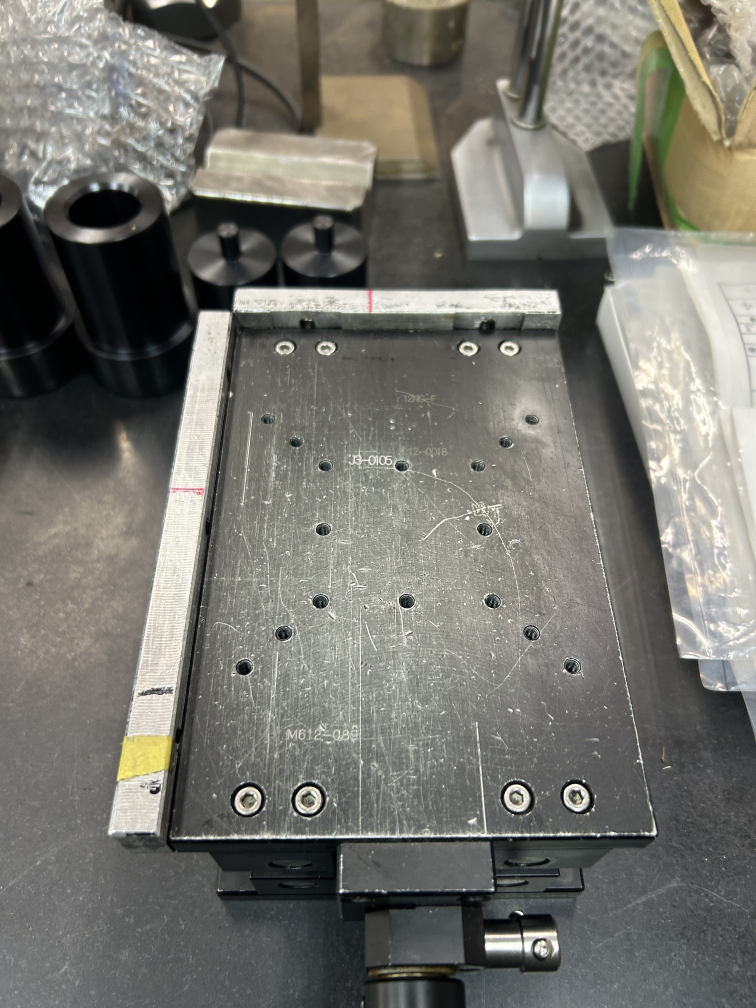
#> input picture テストファイル/testbed3.jpg, 3024 x 4032 px (shown at 1/4 size)
$ python TrapezoidTest.py
#> lines starting #> are read from the running program, lines starting #| are printed output that depends on the picture
import cv2
import numpy as np

# 画像の読み込み
image = cv2.imread("testbed3.jpg")
#> image is the input picture: shape (4032, 3024, 3); mean B, G, R 109.7, 116.4, 117.2
height = image.shape[0]
#> height = 4032
width = image.shape[1]
#> width = 3024
height_coefficient = height/700
#> height_coefficient = 5.76
width_coefficient = width/500
#> width_coefficient = 6.05
resize_image = cv2.resize(image,(int(width/width_coefficient),int(height/height_coefficient)))
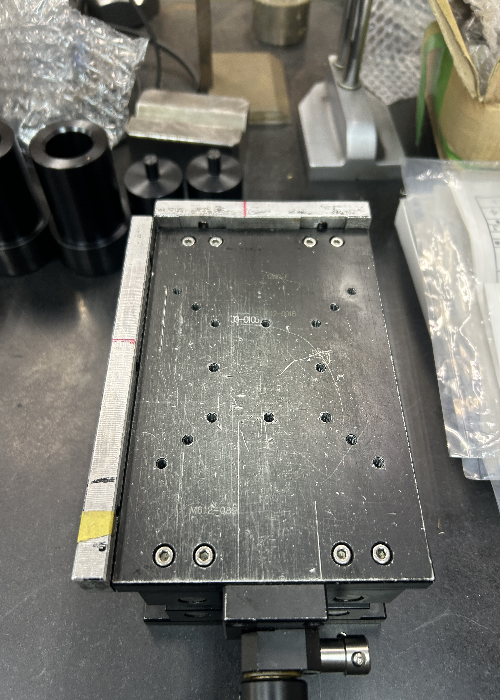
#> resize_image: shape (700, 500, 3); mean B, G, R 109.6, 116.3, 117.1

# 元画像の4つの頂点を指定（手動で指定する場合）
# 例: [(左上), (右上), (右下), (左下)]
src_points = np.array([[100, 200], [400, 200], [450, 400], [50, 400]], dtype=np.float32)

# 出力画像の座標（補正後の四角形の頂点）
dst_points = np.array([[0, 0], [300, 0], [300, 400], [0, 400]], dtype=np.float32)

# 透視変換行列を計算
M = cv2.getPerspectiveTransform(src_points, dst_points)

# 画像を変換
output = cv2.warpPerspective(resize_image, M, (300, 400))
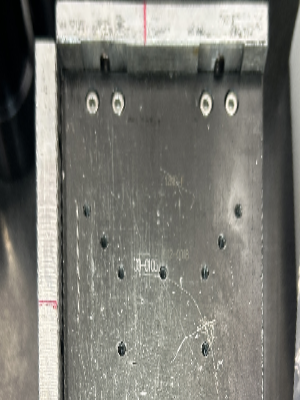
#> output: shape (400, 300, 3); mean B, G, R 115.6, 122.3, 122.9

# 結果を表示
cv2.imshow("Original Image", resize_image)
cv2.imshow("Corrected Image", output)
cv2.waitKey(0)
cv2.destroyAllWindows()

$ run again, with テストファイル/Testbed10.jpg copied over テストファイル/testbed3.jpg
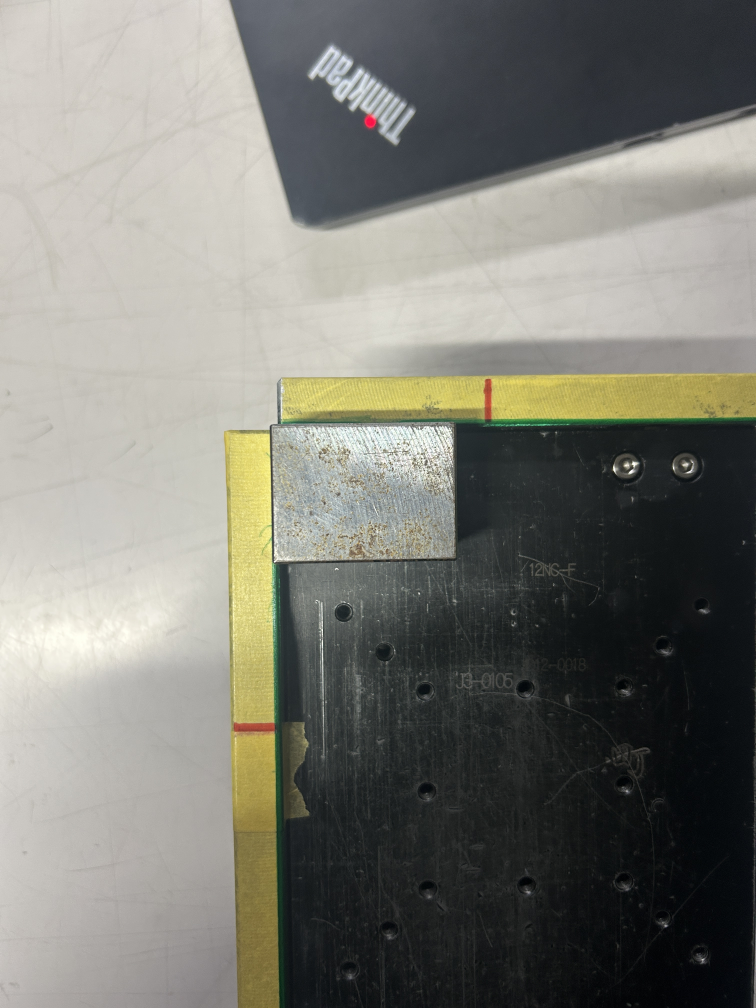
#> input picture テストファイル/Testbed10.jpg, 3024 x 4032 px (shown at 1/4 size)
#> image is the input picture: shape (4032, 3024, 3); mean B, G, R 116.8, 124.2, 124.4
#> `resize_image = cv2.resize(image,(int(width/width_coefficient),int(heig..`:
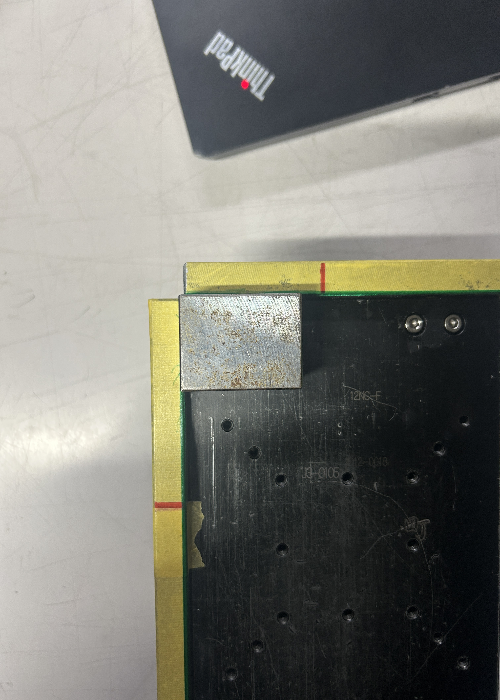
#> resize_image: shape (700, 500, 3); mean B, G, R 116.7, 124.1, 124.3
#> `output = cv2.warpPerspective(resize_image, M, (300, 400))`:
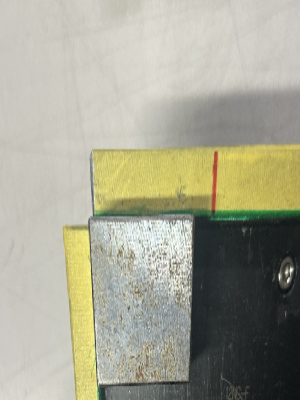
#> output: shape (400, 300, 3); mean B, G, R 146.9, 165.1, 165.9

$ run again, with テストファイル/Testbed11.jpg copied over テストファイル/testbed3.jpg
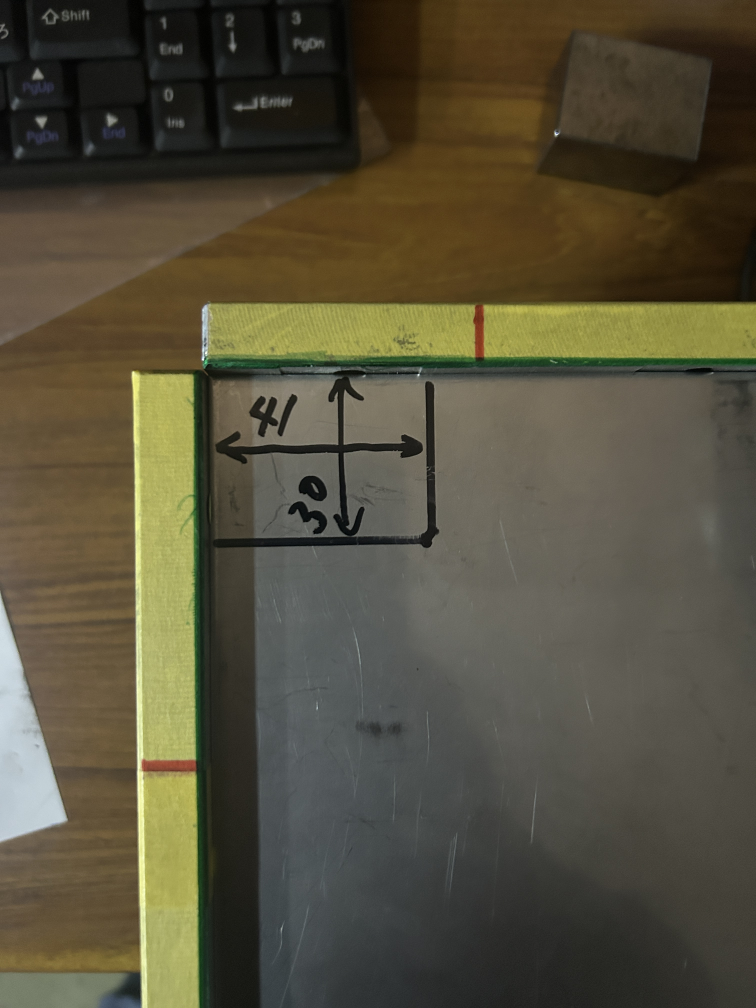
#> input picture テストファイル/Testbed11.jpg, 3024 x 4032 px (shown at 1/4 size)
#> image is the input picture: shape (4032, 3024, 3); mean B, G, R 60, 79.1, 84.5
#> `resize_image = cv2.resize(image,(int(width/width_coefficient),int(heig..`:
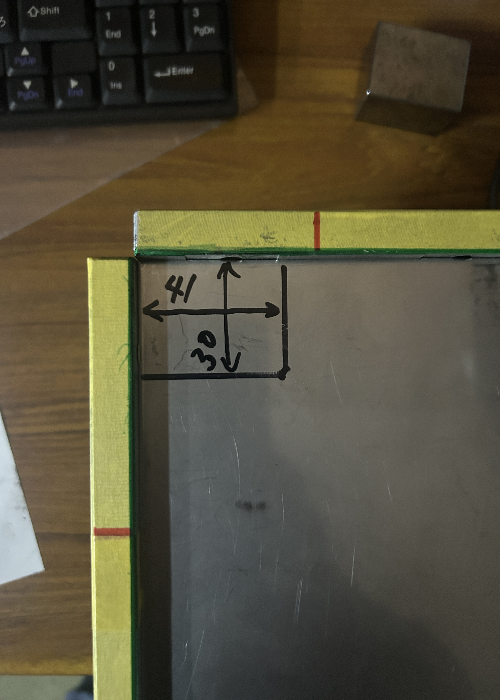
#> resize_image: shape (700, 500, 3); mean B, G, R 59.9, 79, 84.4
#> `output = cv2.warpPerspective(resize_image, M, (300, 400))`:
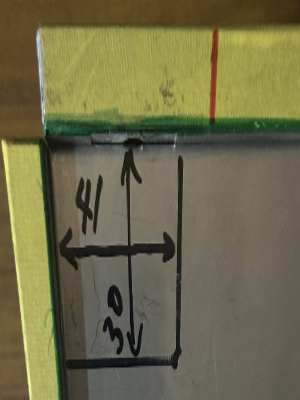
#> output: shape (400, 300, 3); mean B, G, R 74, 107.1, 110.9

$ run again, with テストファイル/Testbed6.jpg copied over テストファイル/testbed3.jpg
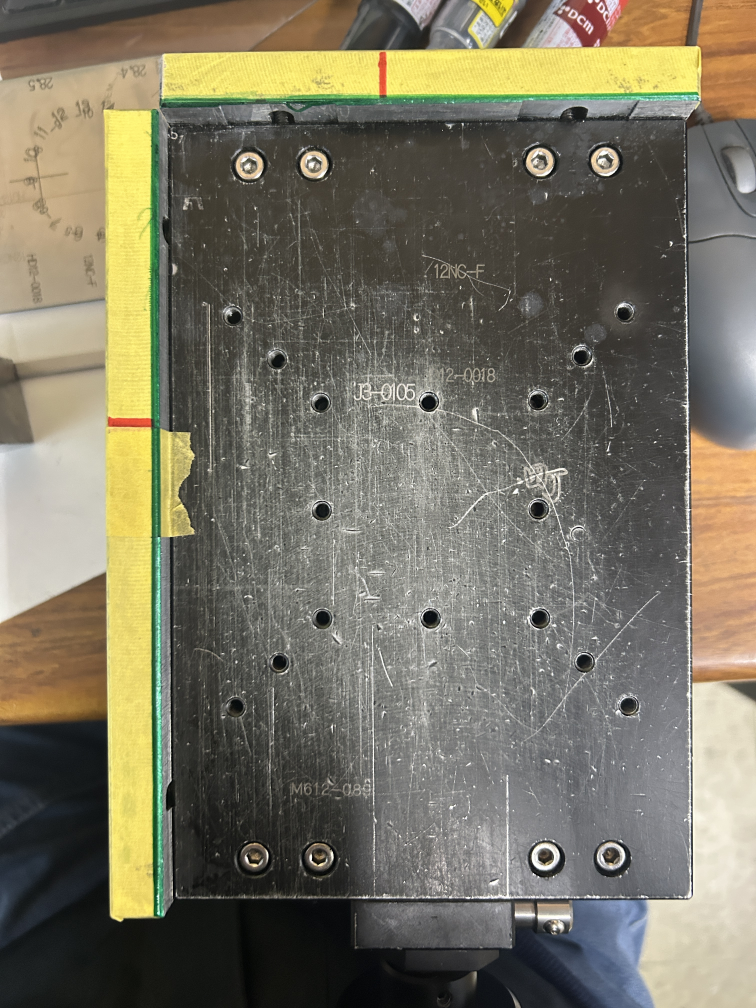
#> input picture テストファイル/Testbed6.jpg, 3024 x 4032 px (shown at 1/4 size)
#> image is the input picture: shape (4032, 3024, 3); mean B, G, R 98.7, 116, 120.7
#> `resize_image = cv2.resize(image,(int(width/width_coefficient),int(heig..`:
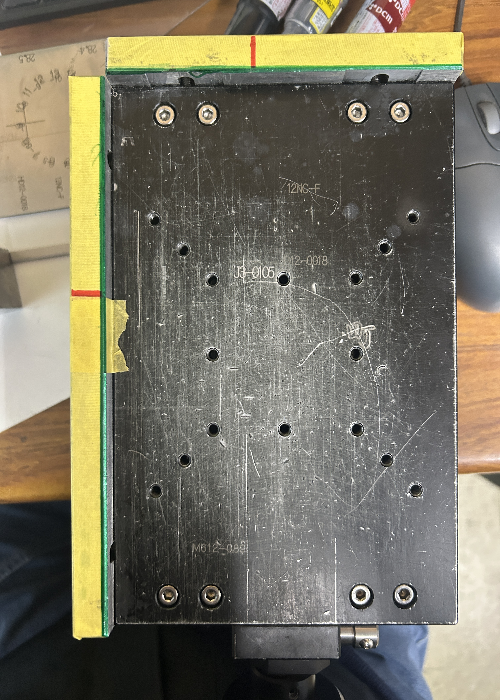
#> resize_image: shape (700, 500, 3); mean B, G, R 98.6, 115.9, 120.5
#> `output = cv2.warpPerspective(resize_image, M, (300, 400))`:
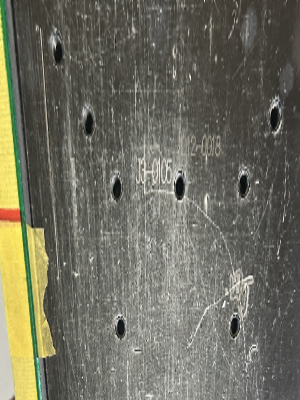
#> output: shape (400, 300, 3); mean B, G, R 96.4, 110.3, 111.2
